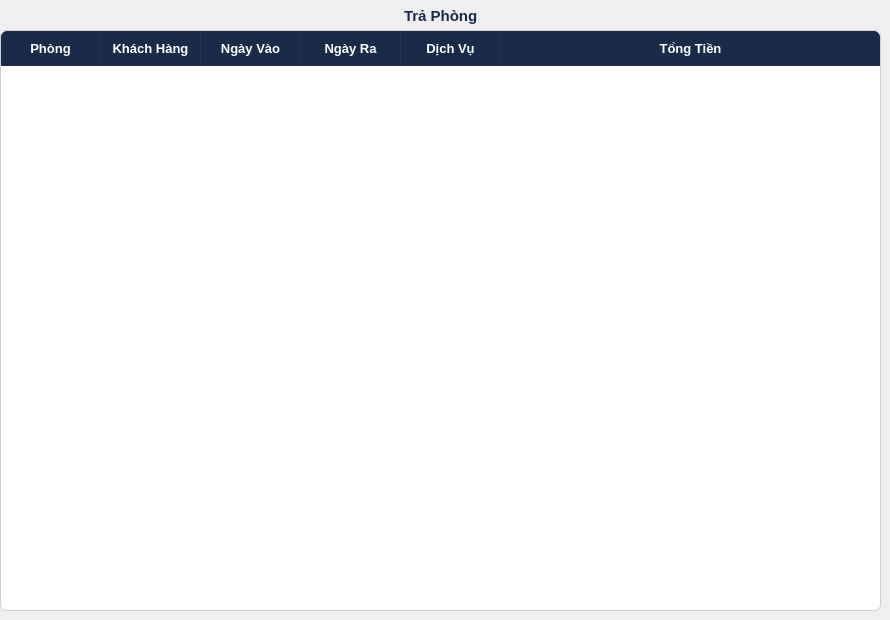
        <widget class="QWidget" name="page_2">
         <widget class="QTableWidget" name="tableWidget">
          <property name="geometry">
           <rect>
            <x>0</x>
            <y>30</y>
            <width>881</width>
            <height>581</height>
           </rect>
          </property>
          <property name="styleSheet">
           <string notr="true">QTableWidget, QTableView {
    background-color: #FFFFFF;
    alternate-background-color: #F0EDE6;
    border: 1px solid #D3CECC;
    border-radius: 6px;
    gridline-color: #E5E0D8;
    selection-background-color: #EAF2FB;
    selection-color: #1A2B4A;
    font-size: 13px;
}

QTableWidget::item, QTableView::item {
    padding: 6px 10px;
    color: #1A2B4A;
}

QTableWidget::item:selected, QTableView::item:selected {
    background-color: #D6E8F7;
    color: #1A2B4A;
}

QHeaderView::section {
    background-color: #1A2B4A;
    color: #FFFFFF;
    font-weight: bold;
    font-size: 13px;
    padding: 8px 10px;
    border: none;
    border-right: 1px solid #223259;
}

QHeaderView::section:first {
    border-top-left-radius: 6px;
}

QHeaderView::section:last {
    border-top-right-radius: 6px;
    border-right: none;
}
</string>
          </property>
          <attribute name="horizontalHeaderStretchLastSection">
           <bool>true</bool>
          </attribute>
          <column>
           <property name="text">
            <string>Phòng</string>
           </property>
          </column>
          <column>
           <property name="text">
            <string>Khách Hàng</string>
           </property>
          </column>
          <column>
           <property name="text">
            <string>Ngày Vào</string>
           </property>
          </column>
          <column>
           <property name="text">
            <string>Ngày Ra</string>
           </property>
          </column>
          <column>
           <property name="text">
            <string>Dịch Vụ</string>
           </property>
          </column>
          <column>
           <property name="text">
            <string>Tổng Tiền</string>
           </property>
          </column>
         </widget>
         <widget class="QWidget" name="horizontalLayoutWidget_14">
          <property name="geometry">
           <rect>
            <x>0</x>
            <y>0</y>
            <width>881</width>
            <height>31</height>
           </rect>
          </property>
          <layout class="QHBoxLayout" name="horizontalLayout_21">
           <item>
            <spacer name="horizontalSpacer_9">
             <property name="orientation">
              <enum>Qt::Horizontal</enum>
             </property>
             <property name="sizeHint" stdset="0">
              <size>
               <width>40</width>
               <height>20</height>
              </size>
             </property>
            </spacer>
           </item>
           <item>
            <widget class="QLabel" name="label_22">
             <property name="styleSheet">
              <string notr="true">color: #1A2A4A;
  font-size: 15px;
  font-weight: bold;</string>
             </property>
             <property name="text">
              <string>Trả Phòng</string>
             </property>
            </widget>
           </item>
           <item>
            <spacer name="horizontalSpacer_10">
             <property name="orientation">
              <enum>Qt::Horizontal</enum>
             </property>
             <property name="sizeHint" stdset="0">
              <size>
               <width>40</width>
               <height>20</height>
              </size>
             </property>
            </spacer>
           </item>
          </layout>
         </widget>
        </widget>
